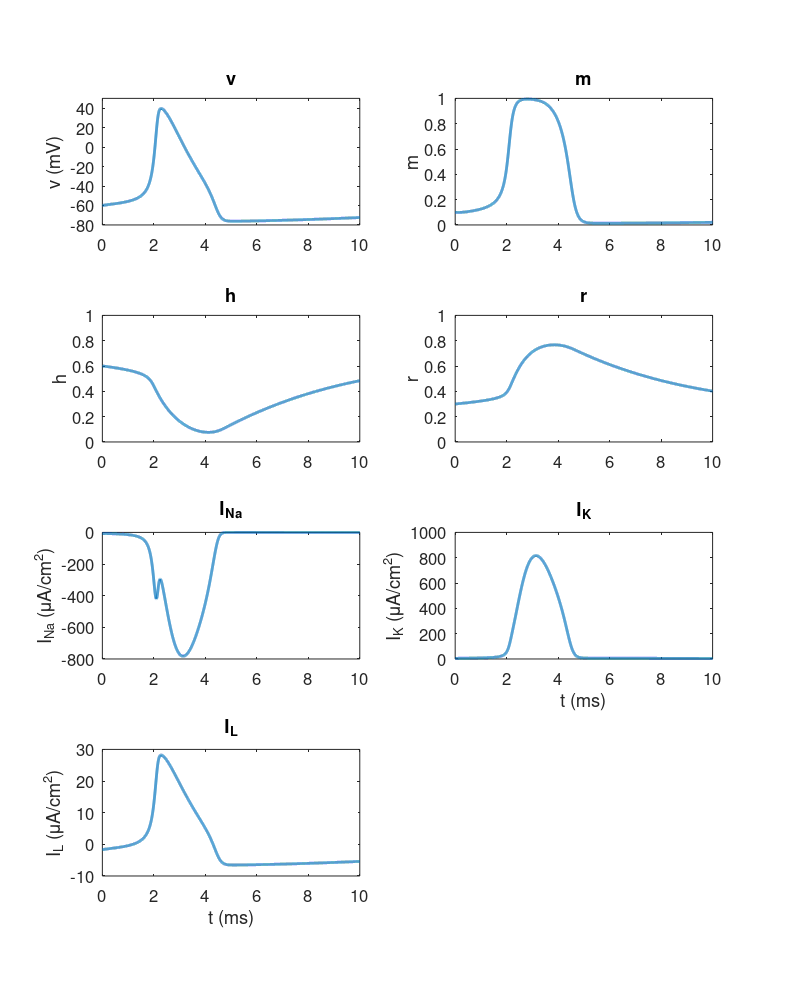

Source code (MATLAB):
% Solve the equations of the Hodgkin-Huxley model using an expicit
% numerical scheme
clear all

% Set up parameters
Cm = 1;          % uF/cm^2
g_Na = 120;      % mS/cm^2
g_K = 36;        % mS/cm^2
g_L = 0.3;       % mS/cm^2
v_Na = 50;       % mV
v_K = -77;       % mV
v_L = -54.4;     % mV
gamma1 = 0.1;     gamma2 = 40;    gamma3 = 10;     
gamma4 = 4;       gamma5 = 65;    gamma6 = 18;    
gamma7 = 0.07;    gamma8 = 65;    gamma9 = 20;     
gamma10 = 1;      gamma11 = 35;   gamma12 = 10;   
gamma13 = 0.01;   gamma14 = 55;   gamma15 = 10;    
gamma16 = 0.125;  gamma17 = 65;   gamma18 = 80;

% Define currents
I_Na = @(v, m, h) g_Na.*m.^3.*h.*(v-v_Na);
I_K = @(v, r) g_K.*r.^4.*(v-v_K);
I_L = @(v) g_L.*(v-v_L);

% Define rate constants
alpha_m = @(v) (gamma1*(v+gamma2))./(1-exp(-(v+gamma2)/gamma3));
beta_m = @(v) gamma4*exp(-(v+gamma5)/gamma6);
alpha_h = @(v) gamma7*exp(-(v+gamma8)/gamma9);
beta_h = @(v) gamma10./(1+exp(-(v+gamma11)/gamma12));
alpha_r = @(v) (gamma13*(v+gamma14))./(1-exp(-(v+gamma14)/gamma15));
beta_r = @(v) gamma16*exp(-(v+gamma17)/gamma18);

% Set up discrerization
T = 10;           % Total simulation time (in ms)
dt = 0.001;       % Time step (in ms)
N = round(T/dt);  % Number of time steps
t = (0:dt:T);     % Time vector

% Set up solution vectors
v = zeros(N+1, 1);
m = zeros(N+1, 1);
h = zeros(N+1, 1);
r = zeros(N+1, 1);

% Define initial conditions
v(1) = -60;
m(1) = 0.1;
h(1) = 0.6;
r(1) = 0.3;

% Explicit numerical scheme
for n=1:N
    v(n+1) = v(n) - (dt/Cm)*(I_Na(v(n),m(n),h(n)) + I_K(v(n),r(n)) + I_L(v(n)));
    m(n+1) = m(n) + dt*(alpha_m(v(n))*(1-m(n)) - beta_m(v(n))*m(n));
    h(n+1) = h(n) + dt*(alpha_h(v(n))*(1-h(n)) - beta_h(v(n))*h(n));
    r(n+1) = r(n) + dt*(alpha_r(v(n))*(1-r(n)) - beta_r(v(n))*r(n));
end

% Set up figure and plot the solution
figure('Units','centimeters', 'Position', [10 10 20 25], ...
    'PaperPositionMode', 'auto', 'PaperUnits', 'centimeters', ...
    'PaperSize', [19, 22])

subplot(4,2,1)
plot(t, v, 'linewidth', 2)
set(gca, 'fontsize', 12)
title('v')
ylabel('v (mV)')
ylim([-80, 50])

subplot(4,2,2)
plot(t, m, 'linewidth', 2)
set(gca, 'fontsize', 12)
title('m')
ylabel('m')
ylim([0, 1])

subplot(4,2,3)
plot(t, h, 'linewidth', 2)
set(gca, 'fontsize', 12)
title('h')
ylabel('h')
ylim([0, 1])

subplot(4,2,4)
plot(t, r, 'linewidth', 2)
set(gca, 'fontsize', 12)
title('r')
ylabel('r')
ylim([0, 1])

subplot(4,2,5)
plot(t, I_Na(v, m, h), 'linewidth', 2)
set(gca, 'fontsize', 12)
title('I_{Na}')
ylabel('I_{Na} (\muA/cm^2)')

subplot(4,2,6)
plot(t, I_K(v, r), 'linewidth', 2)
set(gca, 'fontsize', 12)
title('I_{K}')
ylabel('I_{K} (\muA/cm^2)')
xlabel('t (ms)')

subplot(4,2,7)
plot(t, I_L(v), 'linewidth', 2)
set(gca, 'fontsize', 12)
title('I_{L}')
ylabel('I_{L} (\muA/cm^2)')
xlabel('t (ms)')


% Save figure
print('-dpdf', '../Figures/Ch8_Fig1.pdf')


